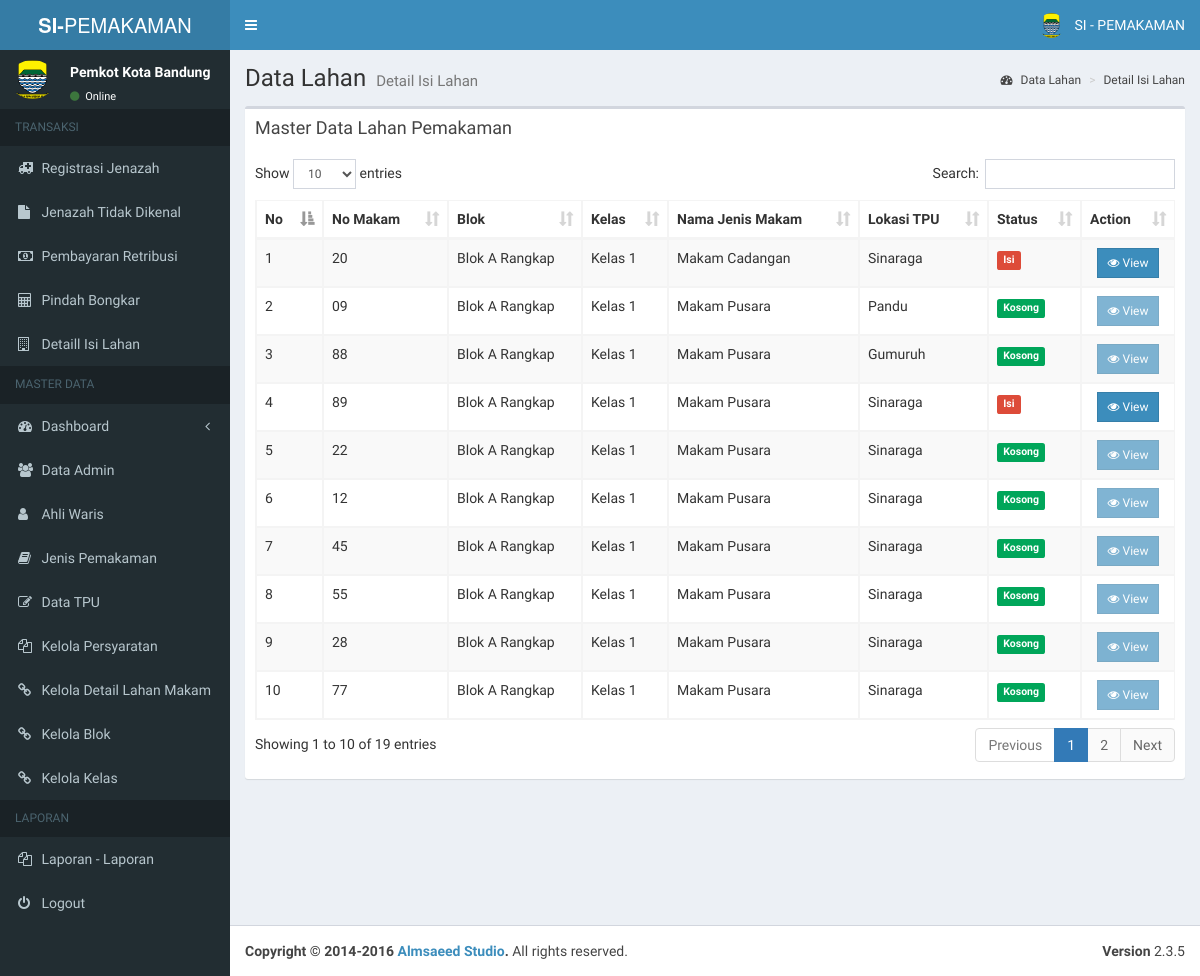
Page /pages/admin/kelola_isi_lahan.php (signed in) on the committed database.
### tables this page shows
CREATE TABLE IF NOT EXISTS `detail_makam` (
  `id_detail_makam` int(15) NOT NULL,
  `no_makam` varchar(20) DEFAULT NULL,
  `id_blok` int(50) DEFAULT NULL,
  `id_kelas` int(20) DEFAULT NULL,
  `id_jenis_makam` varchar(10) DEFAULT NULL,
  `id_tpu` varchar(10) DEFAULT NULL,
  `status_makam` varchar(40) DEFAULT NULL
);

CREATE TABLE IF NOT EXISTS `blok` (
  `id_blok` int(11) NOT NULL,
  `nama_blok` varchar(255) DEFAULT NULL
);

CREATE TABLE IF NOT EXISTS `kelas` (
  `id_kelas` int(11) NOT NULL,
  `nama_kelas` varchar(255) DEFAULT NULL
);

CREATE TABLE IF NOT EXISTS `jenis_makam` (
  `id_jenis_makam` varchar(10) NOT NULL,
  `nama_jenis_makam` varchar(30) NOT NULL,
  `harga` int(11) DEFAULT NULL
);

CREATE TABLE IF NOT EXISTS `tpu` (
  `id_tpu` varchar(10) NOT NULL,
  `wilayah_tpu` varchar(30) NOT NULL,
  `alamat_tpu` text NOT NULL,
  `tahun_berdiri` varchar(10) NOT NULL,
  `luas_lahan` double NOT NULL
);

### pages/admin/kelola_isi_lahan.php (the view, shortened to what this page needs)
<?php include('header.php'); ?>
<?php include('nav.php'); ?>
<div class="content-wrapper">
  <section class="content-header">
    <h1>
      Data Lahan
      <small>Detail Isi Lahan</small>
    </h1>
    <ol class="breadcrumb">
      <li><a href="#"><i class="fa fa-dashboard"></i> Data Lahan</a></li>
      <li><a href="#">Detail Isi Lahan</a></li>
    </ol>
  </section>
  <section class="content">
    <div class="row">
      <div class="col-xs-12">
        <div class="box">
          <div class="box-header">
            <h3 class="box-title">Master Data Lahan Pemakaman</h3>
            <div class="box-header pull-right">
            </div>
          </div>
          <div class="box-body">
            <div class="table-responsive">
              <table id="example1" class="table table-bordered table-striped">
                <thead>
                  <tr>
                    <th>No</th>
                    <th>No Makam</th>
                    <th>Blok</th>
                    <th>Kelas</th>
                    <th>Nama Jenis Makam</th>
                    <th>Lokasi TPU</th>
                    <th>Status</th>
                    <th>Action</th>
                  </tr>
                </thead>
                <tbody>
                  <?php
                  $no=1;
                  $dis_view = '';
                  $sql = mysql_query("SELECT * FROM detail_makam,jenis_makam,kelas,blok,tpu
                    WHERE detail_makam.id_blok  = blok.id_blok
                    AND detail_makam.id_kelas = kelas.id_kelas
                    AND detail_makam.id_jenis_makam = jenis_makam.id_jenis_makam
                    AND detail_makam.id_tpu = tpu.id_tpu")or die(mysql_error());
                  while($row = mysql_fetch_array($sql)){
                    if($row['status_makam']==0){
                      $dis_view = 'disabled';
                      $ket = '<span class="label label-success">Kosong</span>';
                    }else{
                      $dis_view = '';
                      $ket = '<span class="label label-danger">Isi</span>';
                    }
                    ?>
                    <tr>
                      <form method="POST" action="">
                        <td><?php echo $no; ?></td>
                        <td><?php echo $row['no_makam'] ?></td>
                        <td><?php echo $row['nama_blok'] ?> Rangkap</td>
                        <td><?php echo $row['nama_kelas'] ?></td>
                        <td><?php echo $row['nama_jenis_makam'] ?></td>
                        <td><?php echo $row['wilayah_tpu'] ?></td>
                        <td><?php echo $ket ?></td>
                        <td align="center">
                          <a href="#" class='open_modal' id='<?php echo $row['id_detail_makam']; ?>'>
                           <button <?php echo $dis_view; ?> type="button" class="btn btn-primary btn-flat btn-sm">
                            <i class="fa fa-eye"></i> View</button></a>
                          </td>
                        </form>
                      </tr>
                      <?php $no++; } ?>
                    </tbody>
                  </table>
                </div>
              </div>
            </div>
          </div>
        </div>
      </section>
    </div>
   <?php include('footer.php'); ?>

### rows in the picture
detail_makam: no_makam "20", id_blok.nama_blok "Blok A", id_kelas.nama_kelas "Kelas 1", id_jenis_makam.nama_jenis_makam "Makam Cadangan", id_tpu.wilayah_tpu "Sinaraga", status_makam "Isi"
detail_makam: no_makam "09", id_blok.nama_blok "Blok A", id_kelas.nama_kelas "Kelas 1", id_jenis_makam.nama_jenis_makam "Makam Pusara", id_tpu.wilayah_tpu "Pandu", status_makam "Kosong"
detail_makam: no_makam "88", id_blok.nama_blok "Blok A", id_kelas.nama_kelas "Kelas 1", id_jenis_makam.nama_jenis_makam "Makam Pusara", id_tpu.wilayah_tpu "Gumuruh", status_makam "Kosong"
detail_makam: no_makam "89", id_blok.nama_blok "Blok A", id_kelas.nama_kelas "Kelas 1", id_jenis_makam.nama_jenis_makam "Makam Pusara", id_tpu.wilayah_tpu "Sinaraga", status_makam "Isi"
detail_makam: no_makam "22", id_blok.nama_blok "Blok A", id_kelas.nama_kelas "Kelas 1", id_jenis_makam.nama_jenis_makam "Makam Pusara", id_tpu.wilayah_tpu "Sinaraga", status_makam "Kosong"
detail_makam: no_makam "12", id_blok.nama_blok "Blok A", id_kelas.nama_kelas "Kelas 1", id_jenis_makam.nama_jenis_makam "Makam Pusara", id_tpu.wilayah_tpu "Sinaraga", status_makam "Kosong"
detail_makam: no_makam "45", id_blok.nama_blok "Blok A", id_kelas.nama_kelas "Kelas 1", id_jenis_makam.nama_jenis_makam "Makam Pusara", id_tpu.wilayah_tpu "Sinaraga", status_makam "Kosong"
detail_makam: no_makam "55", id_blok.nama_blok "Blok A", id_kelas.nama_kelas "Kelas 1", id_jenis_makam.nama_jenis_makam "Makam Pusara", id_tpu.wilayah_tpu "Sinaraga", status_makam "Kosong"
detail_makam: no_makam "28", id_blok.nama_blok "Blok A", id_kelas.nama_kelas "Kelas 1", id_jenis_makam.nama_jenis_makam "Makam Pusara", id_tpu.wilayah_tpu "Sinaraga", status_makam "Kosong"
detail_makam: no_makam "77", id_blok.nama_blok "Blok A", id_kelas.nama_kelas "Kelas 1", id_jenis_makam.nama_jenis_makam "Makam Pusara", id_tpu.wilayah_tpu "Sinaraga", status_makam "Kosong"
